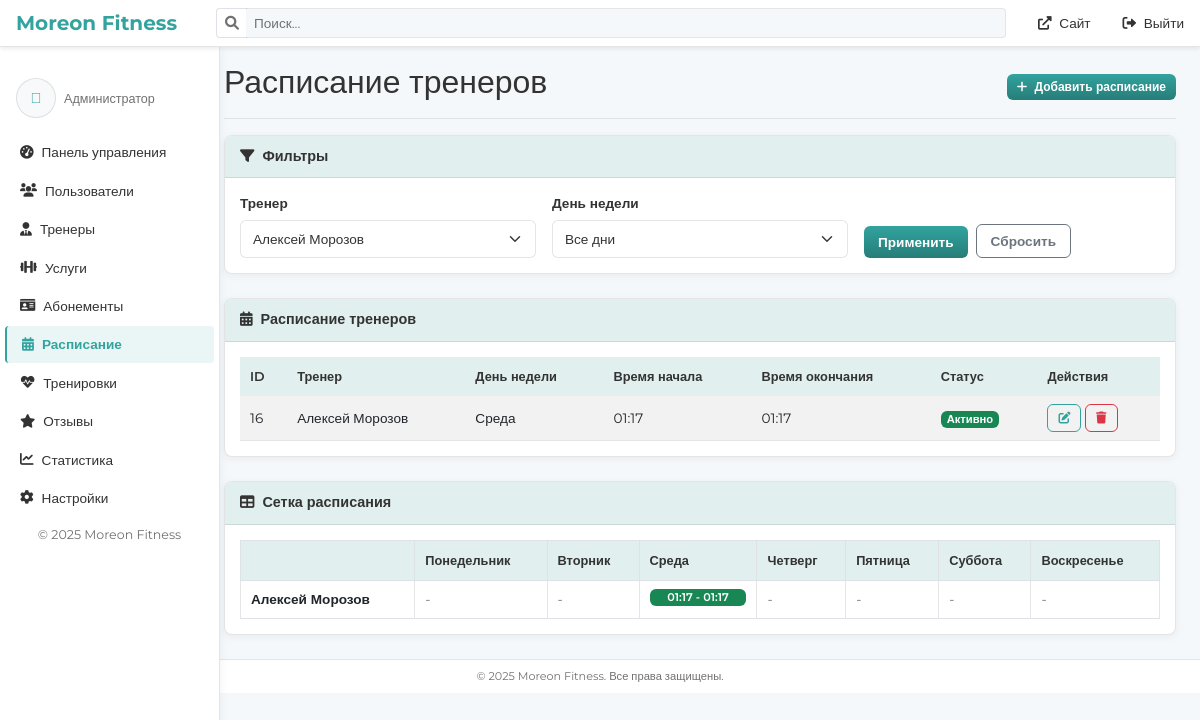
Screenshot of /admin/schedule.php?trainer=13 (signed in) with the database file from the repository.
### tables this page shows
CREATE TABLE `trainer_schedule` (
  `id` int NOT NULL,
  `trainer_id` int NOT NULL,
  `day_of_week` tinyint NOT NULL,
  `start_time` time NOT NULL,
  `end_time` time NOT NULL,
  `is_active` tinyint(1) DEFAULT '1'
);

### admin/schedule.php (the view, shortened to what this page needs)
<?php
require_once('includes/auth_check.php');
$trainers_stmt = $pdo->query("
    SELECT t.id, CONCAT(u.first_name, ' ', u.last_name) as trainer_name
    FROM trainers t
    JOIN users u ON t.user_id = u.id
    WHERE t.is_active = 1
    ORDER BY trainer_name
");
$trainers = $trainers_stmt->fetchAll();
$trainer_filter = isset($_GET['trainer']) ? intval($_GET['trainer']) : 0;
$where_conditions = [];
$params = [];
if ($trainer_filter) {
    $where_conditions[] = "ts.trainer_id = ?";
    $params[] = $trainer_filter;
}
$where_clause = !empty($where_conditions) ? "WHERE " . implode(" AND ", $where_conditions) : "";
$stmt = $pdo->prepare("
    SELECT
        ts.id,
        ts.day_of_week,
        ts.start_time,
        ts.end_time,
        ts.is_active,
        CONCAT(u.first_name, ' ', u.last_name) as trainer_name,
        t.id as trainer_id
    FROM trainer_schedule ts
    JOIN trainers t ON ts.trainer_id = t.id
    JOIN users u ON t.user_id = u.id
    $where_clause
    ORDER BY ts.day_of_week ASC, ts.start_time ASC
");
$stmt->execute($params);
$schedules = $stmt->fetchAll();
$days_of_week = [
    1 => 'Понедельник',
    2 => 'Вторник',
    3 => 'Среда',
    4 => 'Четверг',
    5 => 'Пятница',
    6 => 'Суббота',
    7 => 'Воскресенье'
];
include 'includes/header.php';
?>
<div class="container-fluid">
    <div class="row">
        <?php include 'includes/sidebar.php'; ?>
        <main class="col-md-9 ms-sm-auto col-lg-10 px-md-4">
            <div class="d-flex justify-content-between flex-wrap flex-md-nowrap align-items-center pt-3 pb-2 mb-3 border-bottom">
                <h1 class="h2">Расписание тренеров</h1>
                <div class="btn-toolbar mb-2 mb-md-0">
                    <button type="button" class="btn btn-sm btn-primary" data-bs-toggle="modal" data-bs-target="#addScheduleModal">
                        <i class="fas fa-plus me-1"></i> Добавить расписание
                    </button>
                </div>
            </div>
            <div class="card mb-4">
                <div class="card-header">
                    <i class="fas fa-filter me-1"></i> Фильтры
                </div>
                <div class="card-body">
                    <form method="get" action="schedule.php" class="row g-3">
                        <div class="col-md-4">
                            <label for="trainer" class="form-label">Тренер</label>
                            <select name="trainer" id="trainer" class="form-select">
                                <?php foreach ($trainers as $trainer): ?>
                                    <option value="<?php echo $trainer['id']; ?>" <?php if ($trainer_filter == $trainer['id']) echo 'selected'; ?>>
                                        <?php echo htmlspecialchars($trainer['trainer_name']); ?>
                                    </option>
                                <?php endforeach; ?>
                            </select>
                        </div>
                        <div class="col-md-4">
                            <label for="day" class="form-label">День недели</label>
                            <select name="day" id="day" class="form-select">
                                <option value="">Все дни</option>
                            </select>
                        </div>
                        <div class="col-md-4 d-flex align-items-end">
                            <button type="submit" class="btn btn-primary me-2">Применить</button>
                            <a href="schedule.php" class="btn btn-outline-secondary">Сбросить</a>
                        </div>
                    </form>
                </div>
            </div>
            <div class="card mb-4">
                <div class="card-header">
                    <i class="fas fa-calendar-alt me-1"></i> Расписание тренеров
                </div>
                <div class="card-body">
                    <?php if (count($schedules) > 0): ?>
                        <div class="table-responsive">
                            <table class="table table-striped table-hover">
                                <thead>
                                    <tr>
                                        <th>ID</th>
                                        <th>Тренер</th>
                                        <th>День недели</th>
                                        <th>Время начала</th>
                                        <th>Время окончания</th>
                                        <th>Статус</th>
                                        <th>Действия</th>
                                    </tr>
                                </thead>
                                <tbody>
                                    <?php foreach ($schedules as $schedule): ?>
                                        <tr>
                                            <td><?php echo $schedule['id']; ?></td>
                                            <td><?php echo htmlspecialchars($schedule['trainer_name']); ?></td>
                                            <td><?php echo $days_of_week[$schedule['day_of_week']]; ?></td>
                                            <td><?php echo substr($schedule['start_time'], 0, 5); ?></td>
                                            <td><?php echo substr($schedule['end_time'], 0, 5); ?></td>
                                            <td>
                                                <?php if ($schedule['is_active']): ?>
                                                    <span class="badge bg-success">Активно</span>
                                                <?php else: ?>
                                                    <span class="badge bg-danger">Неактивно</span>
                                                <?php endif; ?>
                                            </td>
                                            <td>
                                                <button type="button" class="btn btn-sm btn-outline-primary edit-schedule-btn"
                                                        data-id="<?php echo $schedule['id']; ?>"
                                                        data-trainer-id="<?php echo $schedule['trainer_id']; ?>"
                                                        data-day="<?php echo $schedule['day_of_week']; ?>"
                                                        data-start="<?php echo $schedule['start_time']; ?>"
                                                        data-end="<?php echo $schedule['end_time']; ?>"
                                                        data-active="<?php echo $schedule['is_active']; ?>"
                                                        data-bs-toggle="modal" data-bs-target="#editScheduleModal">
                                                    <i class="fas fa-edit"></i>
                                                </button>
                                                <button type="button" class="btn btn-sm btn-outline-danger delete-schedule-btn"
                                                        data-id="<?php echo $schedule['id']; ?>"
                                                        data-bs-toggle="modal" data-bs-target="#deleteScheduleModal">
                                                    <i class="fas fa-trash"></i>
                                                </button>
                                            </td>
                                        </tr>
                                    <?php endforeach; ?>
                                </tbody>
                            </table>
                        </div>
                    <?php else: ?>
                        <div class="alert alert-info">
                            Расписание не найдено. Создайте новое расписание.
                        </div>
                    <?php endif; ?>
                </div>
            </div>
            <div class="card mb-4">
                <div class="card-header">
                    <i class="fas fa-table me-1"></i> Сетка расписания
                </div>
                <div class="card-body">
                    <div class="table-responsive">
                        <table class="table table-bordered">
                            <thead>
                                <tr>
                                    <th></th>
                                    <?php foreach ($days_of_week as $day_id => $day_name): ?>
                                        <th><?php echo $day_name; ?></th>
                                    <?php endforeach; ?>
                                </tr>
                            </thead>
                            <tbody>
                                <?php
                                $trainers_schedule = [];
                                foreach ($schedules as $schedule) {
                                    if (!isset($trainers_schedule[$schedule['trainer_id']])) {
                                        $trainers_schedule[$schedule['trainer_id']] = [
                                            'name' => $schedule['trainer_name'],
                                            'schedule' => []
                                        ];
                                    }
                                    if (!isset($trainers_schedule[$schedule['trainer_id']]['schedule'][$schedule['day_of_week']])) {
                                        $trainers_schedule[$schedule['trainer_id']]['schedule'][$schedule['day_of_week']] = [];
                                    }
                                    $trainers_schedule[$schedule['trainer_id']]['schedule'][$schedule['day_of_week']][] = [
                                        'start' => $schedule['start_time'],
                                        'end' => $schedule['end_time'],
                                        'active' => $schedule['is_active']
                                    ];
                                }
                                foreach ($trainers_schedule as $trainer_id => $trainer_data):
                                ?>
                                    <tr>
                                        <td class="fw-bold"><?php echo htmlspecialchars($trainer_data['name']); ?></td>
                                        <?php for ($day = 1; $day <= 7; $day++): ?>
                                            <td>
                                                <?php
                                                if (isset($trainer_data['schedule'][$day])) {
                                                    foreach ($trainer_data['schedule'][$day] as $slot) {
                                                        $status_class = $slot['active'] ? 'success' : 'secondary';
                                                        echo '<div class="badge bg-' . $status_class . ' mb-1 d-block">' .
                                                             substr($slot['start'], 0, 5) . ' - ' . substr($slot['end'], 0, 5) .
                                                             '</div>';
                                                    }
                                                } else {
                                                    echo '<span class="text-muted">-</span>';
                                                }
                                                ?>
                                            </td>
                                        <?php endfor; ?>
                                    </tr>
                                <?php endforeach; ?>
                            </tbody>
                        </table>
                    </div>
                </div>
            </div>
        </main>
    </div>
</div>
<?php include 'includes/footer.php'; ?>

### style/admin.css (style rules this page uses)
:root { --sidebar-width: 220px; --primary-color: #f5f8fa; --secondary-color: #e1f0ee; --accent-color: #32a39e; --accent-gradient: linear-gradient(180deg, #32a39e 0%, #267d79 100%); --light-bg: #ffffff; --text-color: #333333; --text-muted: #717171; --border-color: rgba(0, 0, 0, 0.1); --card-bg: #ffffff; --hover-bg: rgba(0, 0, 0, 0.05); --active-bg: rgba(50, 163, 158, 0.1); }
body { font-family: "Montserrat", sans-serif; background-color: var(--primary-color); color: var(--text-color); font-size: 0.9rem; }
.text-muted { color: var(--text-muted) !important; }
h1, h2, h3, h4, h5, h6 { font-weight: 600; }
.card, .welcome-section, .admin-form, .admin-table { background: var(--card-bg); border-radius: 8px; border: 1px solid var(--border-color); box-shadow: 0 2px 8px rgba(0, 0, 0, 0.05); margin-bottom: 20px; overflow: hidden; }
.card-header { background-color: var(--secondary-color); border-bottom: 1px solid var(--border-color); color: var(--text-color); font-weight: 600; font-size: 0.9rem; padding: 10px 15px; }
.card-body { padding: 15px; }
.table { color: var(--text-color); margin-bottom: 0; font-size: 0.85rem; }
.table thead th { background-color: var(--secondary-color); color: var(--text-color); border-bottom: none; font-weight: 600; padding: 10px; font-size: 0.8rem; }
.table tbody td { border-color: var(--border-color); padding: 8px 10px; vertical-align: middle; }
.form-control, .form-select { background-color: var(--light-bg); border: 1px solid var(--border-color); color: var(--text-color); padding: 8px 12px; border-radius: 6px; font-size: 0.85rem; }
.form-label { color: var(--text-color); font-weight: 600; margin-bottom: 6px; font-size: 0.85rem; }
.btn { font-family: "Montserrat", sans-serif; border-radius: 6px; padding: 6px 14px; font-size: 0.85rem; font-weight: 600; transition: all 0.2s ease; }
.btn-primary { background: var(--accent-gradient); color: #ffffff; border: none; }
.btn-outline-primary { color: var(--accent-color); border-color: var(--accent-color); }
.btn-sm { padding: 4px 10px; font-size: 0.75rem; }
.badge { font-weight: 600; font-size: 0.7rem; padding: 3px 6px; }

### rows the page displays
trainer_schedule: id "16", trainer_name "Алексей Морозов", day_of_week "Среда", start_time "01:17", end_time "01:17", is_active "Активно", start "01:17", end "01:17"

### other values shown
$roleLabels[$_SESSION['user_role']] "Администратор"
$day_name "Понедельник"
$day_name "Вторник"
$day_name "Среда"
$day_name "Четверг"
$day_name "Пятница"
$day_name "Суббота"
$day_name "Воскресенье"
$trainer_data['name'] "Алексей Морозов"
form field trainer "Алексей Морозов"
